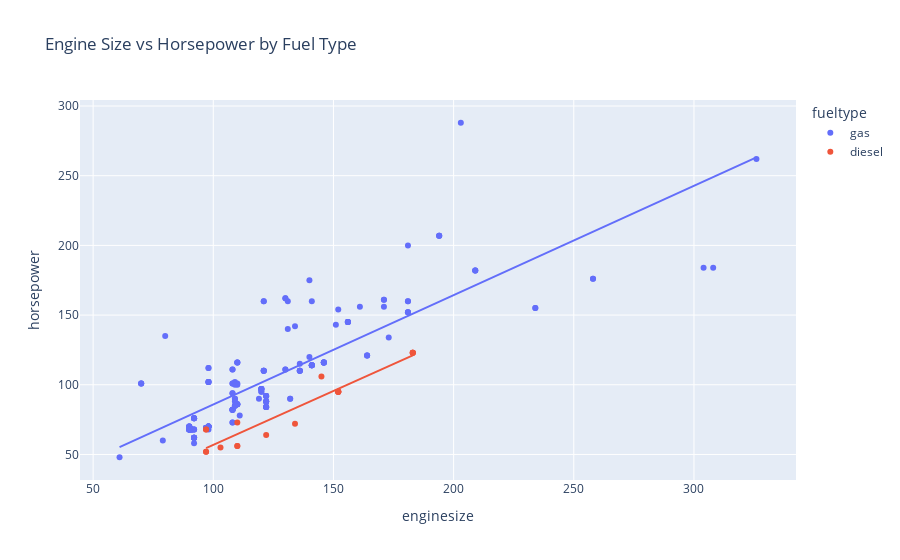

The code cell stored with this chart in its notebook:
### Markdown cell above
There is definitely a positive correlation between all these variables. Let's see the correlation between enginesize and horsepower:

### Code cell
px.scatter(df, x='enginesize', y='horsepower', color='fueltype', trendline='ols', title='Engine Size vs Horsepower by Fuel Type').show()

### Figure 1 — Plotly figure (JSON) as saved in the notebook; plotly's stock layout.template omitted (floating-point values rounded to 4 significant figures; data arrays with more than 128 entries replaced by an {"elided": "..."} marker saying what was removed)
{"data": [{"hovertemplate": "fueltype=gas<br>enginesize=%{x}<br>horsepower=%{y}<extra></extra>", "legendgroup": "gas", "marker": {"color": "#636efa", "symbol": "circle"}, "mode": "markers", "name": "gas", "orientation": "v", "showlegend": true, "type": "scatter", "x": {"elided": "185 int values"}, "xaxis": "x", "y": {"elided": "185 int values"}, "yaxis": "y"}, {"hovertemplate": "<b>OLS trendline</b><br>horsepower = 0.784179 * enginesize + 7.47063<br>R<sup>2</sup>=0.686882<br><br>fueltype=gas<br>enginesize=%{x}<br>horsepower=%{y} <b>(trend)</b><extra></extra>", "legendgroup": "gas", "marker": {"color": "#636efa", "symbol": "circle"}, "mode": "lines", "name": "gas", "showlegend": false, "type": "scatter", "x": {"elided": "185 int values"}, "xaxis": "x", "y": {"elided": "185 float values"}, "yaxis": "y"}, {"hovertemplate": "fueltype=diesel<br>enginesize=%{x}<br>horsepower=%{y}<extra></extra>", "legendgroup": "diesel", "marker": {"color": "#EF553B", "symbol": "circle"}, "mode": "markers", "name": "diesel", "orientation": "v", "showlegend": true, "type": "scatter", "x": [122, 134, 183, 183, 183, 183, 103, 152, 152, 152, 152, 152, 110, 110, 110, 97, 97, 97, 97, 145], "xaxis": "x", "y": [64, 72, 123, 123, 123, 123, 55, 95, 95, 95, 95, 95, 56, 56, 73, 52, 52, 68, 68, 106], "yaxis": "y"}, {"hovertemplate": "<b>OLS trendline</b><br>horsepower = 0.773604 * enginesize + -20.5281<br>R<sup>2</sup>=0.916008<br><br>fueltype=diesel<br>enginesize=%{x}<br>horsepower=%{y} <b>(trend)</b><extra></extra>", "legendgroup": "diesel", "marker": {"color": "#EF553B", "symbol": "circle"}, "mode": "lines", "name": "diesel", "showlegend": false, "type": "scatter", "x": [97, 97, 97, 97, 103, 110, 110, 110, 122, 134, 145, 152, 152, 152, 152, 152, 183, 183, 183, 183], "xaxis": "x", "y": [54.51, 54.51, 54.51, 54.51, 59.15, 64.57, 64.57, 64.57, 73.85, 83.13, 91.64, 97.06, 97.06, 97.06, 97.06, 97.06, 121.0, 121.0, 121.0, 121.0], "yaxis": "y"}], "layout": {"legend": {"title": {"text": "fueltype"}, "tracegroupgap": 0}, "title": {"text": "Engine Size vs Horsepower by Fuel Type"}, "xaxis": {"anchor": "y", "domain": [0, 1], "title": {"text": "enginesize"}}, "yaxis": {"anchor": "x", "domain": [0, 1], "title": {"text": "horsepower"}}}}
